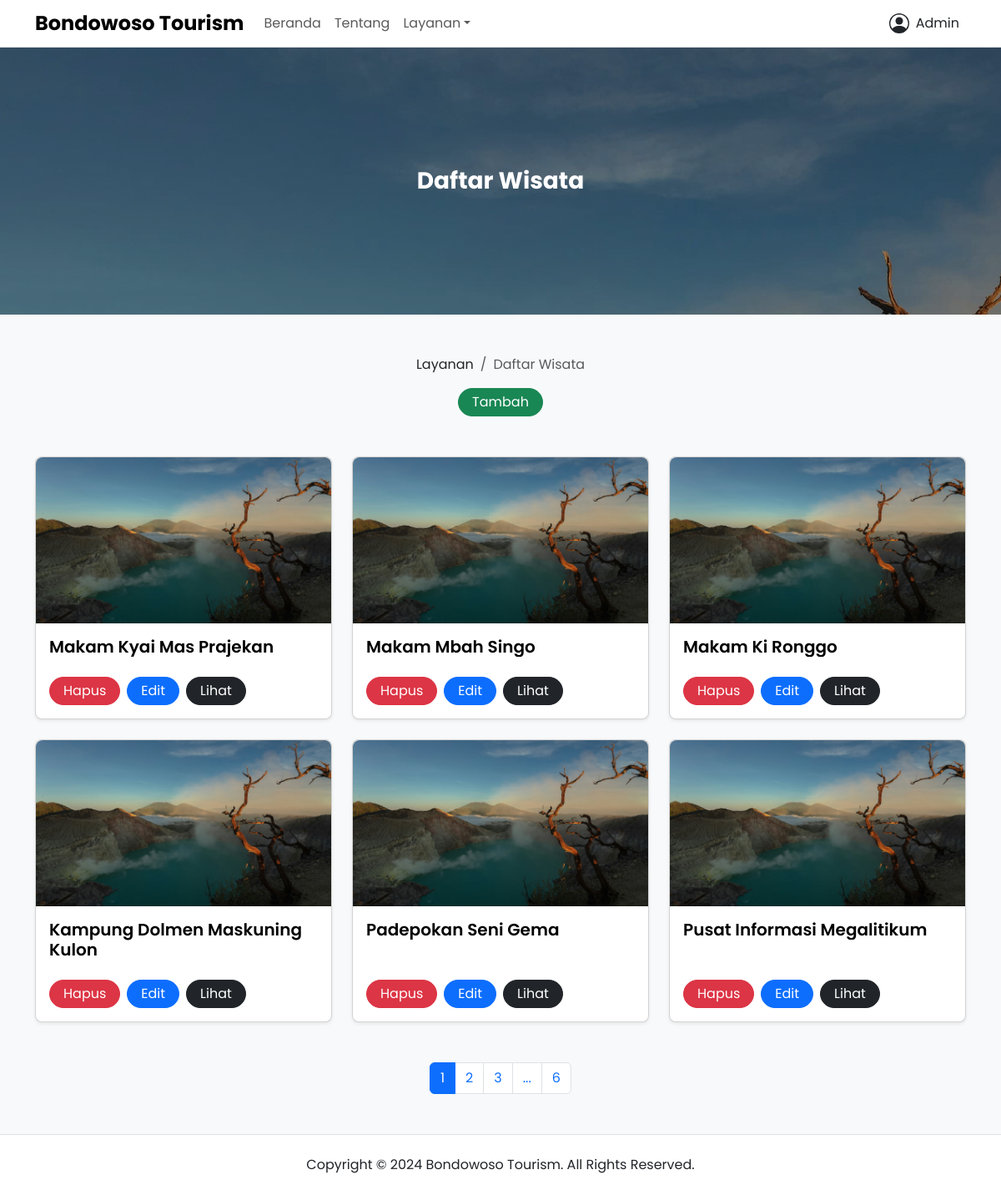
Screenshot of /layanan/daftar-wisata (signed in) with the database file from the repository.
### app/models.py (models this page shows, shortened)
class User(UserMixin, db.Model):
  __tablename__ = "user"
  id = db.Column(db.Integer, primary_key=True)
  name = db.Column(db.String(60), nullable=False)
  gender = db.Column(db.String(60), nullable=False)
  phone = db.Column(db.String(60), nullable=False, unique=True)
  email = db.Column(db.String(60), nullable=False, unique=True)
  role = db.Column(db.String(20), nullable=False, default="user")
  password = db.Column(db.String(128), nullable=False)
  joined_date = db.Column(db.DateTime, nullable=False, default=datetime.now)
  usage_help = db.relationship("UsageHelp", backref="user", lazy=True)
  criteria = db.relationship("Criteria", backref="user", lazy=True)
  sub_criteria = db.relationship("SubCriteria", backref="user", lazy=True)
  location_point = db.relationship("LocationPoint", backref="user", lazy=True)
  tour_type = db.relationship("TourType", backref="user", lazy=True)
  tour_list = db.relationship("TourList", backref="user", lazy=True)

class TourList(db.Model):
  __tablename__ = "tour_list"
  id = db.Column(db.Integer, primary_key=True)
  name = db.Column(db.String(128), nullable=False)
  ticket = db.Column(db.Integer, nullable=False)
  facility = db.Column(db.Integer, nullable=False)
  infrastructure = db.Column(db.Integer, nullable=False)
  transportation_access = db.Column(db.Integer, nullable=False)
  description = db.Column(db.Text, nullable=True)
  image = db.Column(db.String(20), nullable=False, default="default.jpg")
  posted_date = db.Column(db.DateTime, nullable=False, default=datetime.now)
  updated_date = db.Column(db.DateTime, onupdate=datetime.now, default=datetime.now)
  user_id = db.Column(db.Integer, db.ForeignKey("user.id"), nullable=False)
  tour_type_id = db.Column(db.Integer, db.ForeignKey("tour_type.id"), nullable=False)
  tour_type = db.relationship("TourType", back_populates="tour_list")
  distances = db.relationship("TourDistance", backref="tour_list", lazy=True) # relationship to distances

### app/views/public.py (the view)
@public_app.route("/layanan/daftar-wisata", methods=["GET", "POST"])
@login_required
def tour_list():
  page = request.args.get("page", 1, type=int)
  datas = TourList.query.order_by(TourList.posted_date.desc()).paginate(page=page, per_page=6)
  return render_template("public/services/tour_list/tour-list.html", title="Daftar Wisata - Bondowoso Tourism", datas=datas)

### app/models.py (called while the page is built)
@login_manager.user_loader
def load_user(user_id):
  return User.query.get(int(user_id))

### app/templates/public/services/tour_list/tour-list.html (shortened to what this page needs)
{% extends 'components/public/base.html' %} {% set active_page = 'tour_list' %} {% block content %}
<div class="banner d-flex bg-hero h-20rem">
  <div class="container my-auto">
    <div class="row justify-content-center align-items-center">
      <div class="col-lg-10">
        <div class="text-white text-center">
          <h2 class="fw-bold fs-3 title-clamp-2 mb-0">Daftar Wisata</h2>
        </div>
      </div>
    </div>
  </div>
</div>
<div class="page-wrapper bg-body-tertiary">
  <div class="container">
    <div class="row justify-content-center align-items-center pt-5">
      <div class="col-lg-10">
        <div class="d-flex flex-column row-gap-3">
          <nav aria-label="breadcrumb">
            <ol class="breadcrumb justify-content-center align-items-center mb-0">
              <li class="breadcrumb-item"><a class="link-dark link-offset-2 link-underline-opacity-0 link-underline-opacity-100-hover" href="{{ url_for('public_app.services') }}">Layanan</a></li>
              <li class="breadcrumb-item active" aria-current="page">Daftar Wisata</li>
            </ol>
          </nav>
          {% if current_user.role == "admin" %}
          <div class="text-center">
            <a class="btn btn-success rounded-5 py-1 px-3" href="{{ url_for('public_app.create_tour_list') }}" role="button">Tambah</a>
          </div>
          {% endif %}
        </div>
      </div>
    </div>
    {% if datas.total > 0 %}
    <div class="row justify-content-start align-items-center row-gap-4 overflow-hidden py-5">
      {% for data in datas %}
      <div class="col-lg-4 d-flex align-self-stretch">
        <div class="card shadow-sm rounded-3" style="width: 100% !important">
          <div class="ratio ratio-16x9 rounded-top-3 overflow-hidden">
            <img src="{{ url_for('static', filename='media/uploads/tour_list/' + data.image) }}" class="ratio-content card-img-top pe-none" style="object-fit: cover; transform: translate3d(0, 0, 1px)" alt="{{ data.name }}" />
          </div>
          <div class="card-body d-flex flex-column justify-content-between row-gap-3">
            <div class="d-flex flex-column row-gap-2">
              <h6 class="fw-semibold fs-5 text-body-emphasis text-clamp-2 mb-0">{{ data.name }}</h6>
            </div>
            <div class="d-flex flex-row justify-content-start column-gap-2">
              {% if current_user.role == "admin" %}
              <a class="btn btn-danger rounded-5 py-1 px-3" href="#" role="button" data-bs-toggle="modal" data-bs-target="#deleteDataModal{{ data.id }}">Hapus</a>
              <a class="btn btn-primary rounded-5 py-1 px-3" href="{{ url_for('public_app.update_tour_list', id=data.id) }}" role="button">Edit</a>
              {% endif %}
              <a class="btn btn-dark rounded-5 py-1 px-3" href="{{ url_for('public_app.tour_list_detail', id=data.id) }}" role="button">Lihat</a>
            </div>
          </div>
        </div>
      </div>
      {% endfor %}
    </div>
    <div class="row pb-5">
      <div class="col-lg-12">
        <nav>
          <ul class="pagination justify-content-center align-items-center mb-0">
            {% for page_num in datas.iter_pages(left_edge=1, right_edge=1, left_current=1, right_current=2) %} {% if page_num %} {% if datas.page == page_num %}
            <li class="page-item active" aria-current="page">
              <span class="page-link">{{ page_num }}</span>
            </li>
            {% else %}
            <li class="page-item">
              <a class="page-link" href="{{ url_for('public_app.tour_list', page=page_num) }}">{{ page_num }}</a>
            </li>
            {% endif %} {% else %}
            <li class="page-item">
              <span class="page-link">...</span>
            </li>
            {% endif %} {% endfor %}
          </ul>
        </nav>
      </div>
    </div>
    {% endif %}
  </div>
</div>
{% endblock %}

### app/templates/components/public/base.html (shortened to what this page needs)
<!DOCTYPE html>
<html lang="en">
  <head>
    {% include 'components/public/includes/styles.html' %} {% block stylesheet %}{% endblock %}
  </head>
  <body>
    {% include 'components/public/includes/navbar.html' %}
    {% block content %}{% endblock %}
    {% include 'components/public/includes/footer.html' %}
  </body>
</html>

### app/templates/components/public/includes/styles.html (shortened to what this page needs)
<link href="https://cdn.jsdelivr.net/npm/bootstrap@5.3.3/dist/css/bootstrap.min.css" rel="stylesheet" />
<link rel="stylesheet" href="{{ url_for('static', filename='css/main.css') }}" />

### app/templates/components/public/includes/navbar.html (shortened to what this page needs)
<nav class="navbar navbar-expand-lg bg-body border-bottom">
  <div class="container">
    <a class="navbar-brand" href="{{ url_for('public_app.homepage') }}">
      <h1 class="fw-bold fs-4 my-auto">Bondowoso Tourism</h1>
    </a>
    <div class="offcanvas offcanvas-end border-0" tabindex="-1" id="offcanvasNavbar" aria-labelledby="offcanvasNavbarLabel">
      <div class="offcanvas-body">
        <ul class="navbar-nav me-auto">
          <li class="nav-item">
            <a class="{{ 'nav-link active' if active_page == 'home' else 'nav-link' }}" aria-current="page" href="{{ url_for('public_app.homepage') }}">Beranda</a>
          </li>
          <li class="nav-item">
            <a class="{{ 'nav-link active' if active_page == 'about' else 'nav-link' }}" href="{{ url_for('public_app.about') }}">Tentang</a>
          </li>
          <li class="nav-item dropdown">
            <a class="nav-link dropdown-toggle" href="#" role="button" data-bs-toggle="dropdown" aria-expanded="false">Layanan</a>
          </li>
        </ul>
        <ul class="navbar-nav">
          {% if current_user.is_authenticated %}
          <li class="nav-item dropdown">
            <a class="nav-link text-body" href="#" role="button" data-bs-toggle="dropdown" aria-expanded="false">
              <div class="d-flex align-items-center column-gap-2">
                <svg xmlns="http://www.w3.org/2000/svg" height="1.5em" fill="currentColor" viewBox="0 0 16 16">
                  <path d="M11 6a3 3 0 1 1-6 0 3 3 0 0 1 6 0" />
                  <path fill-rule="evenodd" d="M0 8a8 8 0 1 1 16 0A8 8 0 0 1 0 8m8-7a7 7 0 0 0-5.468 11.37C3.242 11.226 4.805 10 8 10s4.757 1.225 5.468 2.37A7 7 0 0 0 8 1" />
                </svg>
                <p class="mb-0">{{ current_user.name }}</p>
              </div>
            </a>
          </li>
          {% else %}
          <li class="nav-item my-auto">
            <a class="btn btn-outline-dark rounded-5 py-1 px-3" href="{{ url_for('control_panel_app.login') }}" role="button">Masuk</a>
            <a class="btn btn-dark rounded-5 py-1 px-3" href="{{ url_for('control_panel_app.register') }}" role="button">Daftar</a>
          </li>
          {% endif %}
        </ul>
      </div>
    </div>
  </div>
</nav>

### app/templates/components/public/includes/footer.html (shortened to what this page needs)
<footer class="footer bg-body border-top">
  <div class="container">
    <div class="row py-4">
      <div class="col-lg-12">
        <div class="text-center">
          <p class="mb-0">
            Copyright &copy;
            Bondowoso Tourism. All Rights Reserved.
          </p>
        </div>
      </div>
    </div>
  </div>
</footer>

### app/static/css/main.css (style rules this page uses)
body { font-family: "Poppins", sans-serif; }
.bg-hero { background: linear-gradient(rgba(0, 0, 0, 0.25), rgba(0, 0, 0, 0.25)), url(../media/uploads/home/hero.jpg); background-attachment: fixed; background-repeat: no-repeat; background-size: cover; background-position: center; }
.h-20rem { height: 20rem; }
.ratio-content { position: absolute; top: 0; left: 0; width: 100%; height: 100%; }
.text-clamp-2 { display: -webkit-box; -webkit-box-orient: vertical; -webkit-line-clamp: 2; overflow: hidden; }

### rows the page displays
User: name "Admin"
TourList: image (placeholder picture), name "Makam Kyai Mas Prajekan"
TourList: image (placeholder picture), name "Makam Mbah Singo"
TourList: image (placeholder picture), name "Makam Ki Ronggo"
TourList: image (placeholder picture), name "Kampung Dolmen Maskuning Kulon"
TourList: image (placeholder picture), name "Padepokan Seni Gema"
TourList: image (placeholder picture), name "Pusat Informasi Megalitikum"

### other values shown
{{ page_num }} "1"
{{ page_num }} "2" "3" "6"
